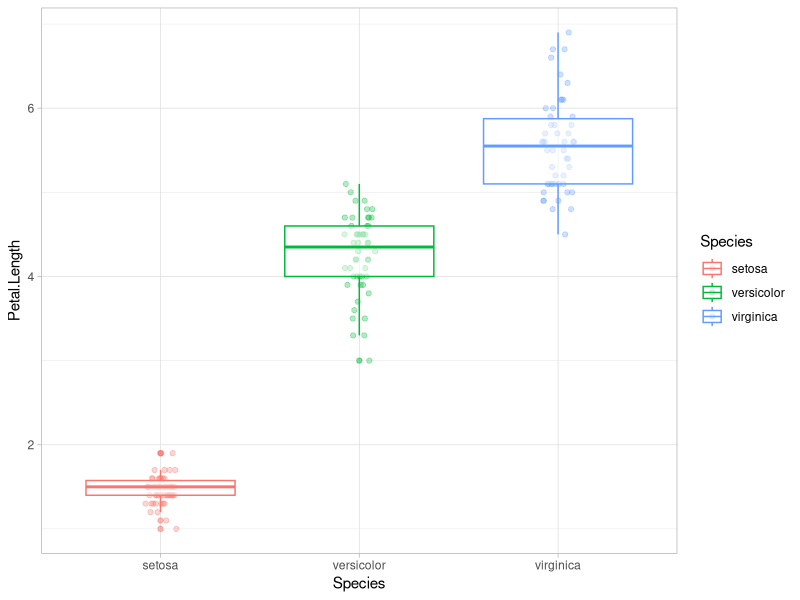
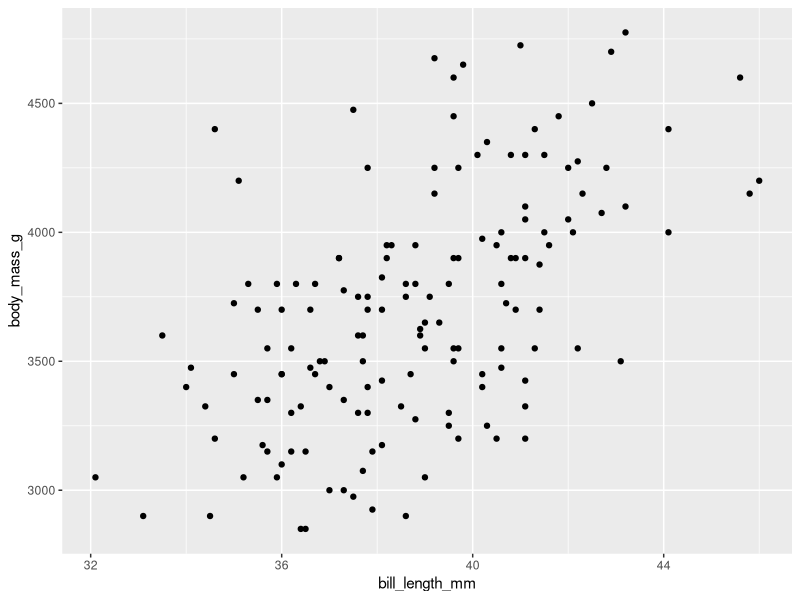
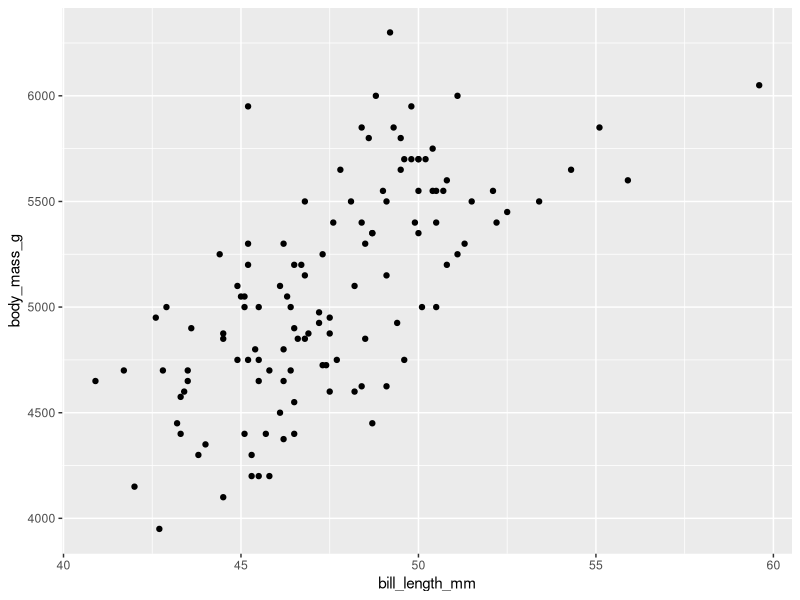
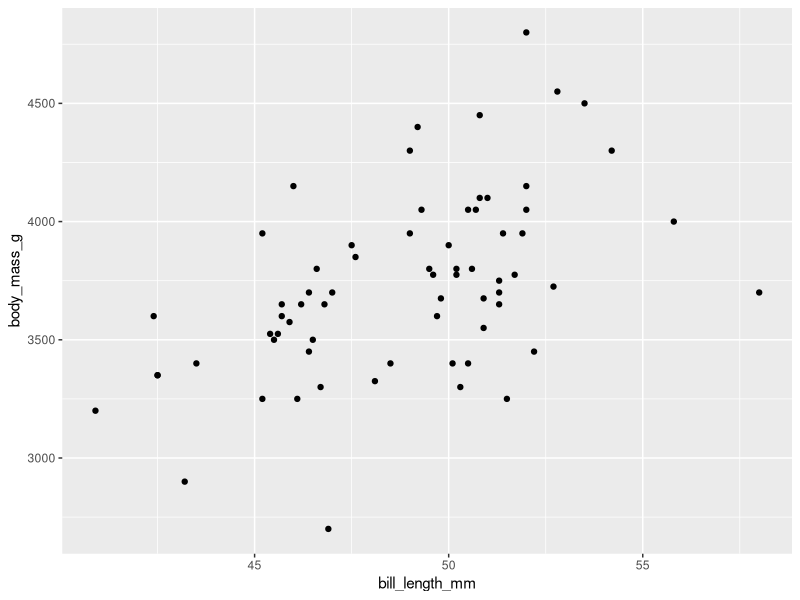

Reproduce these figures in R, in order.
## ---- chunk 1

# 1
10 * 3

# 2
misvalores <- 1901:2000

# 3
misvalores + 5

# 4
misvalores * misvalores

## ---- chunk 2

library(palmerpenguins)
library(tidyverse)

# 1
adelie <- penguins |> 
  filter(species == "Adelie") |> 
  arrange(flipper_length_mm)

# 2
adelie_subset <- adelie |> 
  select(island, contains("bill"))

# 3
adelie2 <- adelie |> 
  select(-species)
## ---- chunk 3

# 1
penguins |> 
  group_by(island) |> 
  summarise(n = n(),
    mean_flipper_length = mean(flipper_length_mm, na.rm = TRUE))

# 2
penguins |> 
  mutate(mass_by_length = body_mass_g / flipper_length_mm) |> 
  select(mass_by_length, everything())

## ---- chunk 4

dividirpor100 <- function(x) {
  x / 100
}

dividirpor100(30)

## ---- chunk 5

# R base
estandarizar <- function(x) {
  (x - mean(x, na.rm = TRUE)) / sd(x, na.rm = TRUE)
}

estandarizar(penguins$bill_length_mm)

# Tidyverse
estandarizar_tidy <- function(data, x) {
  ({{ x }} - mean({{ x }}, na.rm = TRUE)) / sd({{ x }}, na.rm = TRUE)
} 

penguins |> 
  mutate(st_bill_length = estandarizar(x = bill_length_mm)) |> 
  select(bill_length_mm, st_bill_length)

## ---- chunk 6

explorar_penguins <-
  function(var) {
    ggplot(penguins_num, aes(x = species, y = .data[[var]], color = sex)) +
      geom_point(position = position_jitterdodge(), alpha = 0.3) +
      geom_boxplot(alpha = 0.5) +
      scale_color_manual(values = c("turquoise", "goldenrod1")) +
      theme_light() +
      ylab(var)
  }

explorar_df <- function(datos, var, categoria, color) {
  ggplot(data = datos, aes(x = .data[[categoria]], y = .data[[var]], color = .data[[color]])) + 
    geom_point(position = position_jitterdodge(), alpha = 0.3) +
    geom_boxplot(alpha = 0.5) + 
    theme_light() + ylab(var)
}

explorar_df(datos = iris, # iris es un dataset cargado en RStudio por defecto
  var = "Petal.Length",
  categoria = "Species",
  color = "Species")

## ---- chunk 7

sum_10 <- function(x) {
  x + 10
}

map(1:4, sum_10)

## ---- chunk 8

map(penguins, \(x) mean(x))
map(penguins, \(x) mean(x, na.rm = T)) # opcion 1
map(penguins, mean, na.rm = T) # opcion 2

## ---- chunk 9

map_lgl(penguins, is.numeric)
penguins_num <- penguins[ , map_lgl(penguins, is.numeric)] 
map_dbl(penguins_num, median, na.rm = T)
map_chr(penguins, class)
map_int(penguins, \(x) length(unique(x)))
1:4 |> 
  map_vec(\(x) as.Date(ISOdate(x + 2024, 05, 13)))

## ---- chunk 10

penguins_list <- penguins |>
  group_split(species)

# asignamos nombres a las listas
names(penguins_list) <- c("p1", "p2", "p3")

# solucion al ejercicio
map2(penguins_list, names(penguins_list), \(x, y)
        mutate(x, nombre = y))

## ---- chunk 11

# primero eliminamos NA de bill_length_mm
penguins_nona <- penguins |> 
  drop_na(bill_length_mm)

penguins_nested <- penguins_nona |>
  group_by(species) |>
  nest() |> 
  mutate(
    lm_obj = map(data, \(df) lm(
      bill_length_mm ~ body_mass_g,
      data = df)),
    pred = map2(lm_obj, data,
                \(x, y) predict(x, y)),
    # solucion al ejercicio
    corr = map2_dbl(pred, data,
                    \(x, y) cor(x, y$bill_length_mm))
  )

# unnest()
penguins_nested |> 
  unnest(pred) |> 
  select(!c(data, lm_obj))

## ---- chunk 12

# ejercicio 9.1.1
penguins_list <- penguins |>
  group_split(species)

# asignamos nombres a las listas
names(penguins_list) <- c("p1", "p2", "p3")

# solucion al ejercicio
map2(penguins_list, names(penguins_list), \(x, y)
        mutate(x, nombre = y))

# ejercicio 9.2.1
pmap(list(penguins_list, names(penguins_list)), \(x, y)
     mutate(x, nombre = y))

## ---- chunk 13

penguins_nested <- penguins |>
  group_by(species) |>
  nest()

penguins_nested_str <- penguins_nested |> 
  mutate(path = str_glue("penguins_{species}.csv"))

penguins_nested_str

walk2(penguins_nested_str$data, penguins_nested_str$path, write_csv)

## ---- chunk 14

gg_penguins_bill_body <- function(data_df) {
  ggplot(aes(bill_length_mm, body_mass_g),
         data = data_df) +
    geom_point()
}

penguins_nested <- penguins |>
  group_by(species) |>
  nest() |> 
  mutate(
    gg_obj = map(data, \(df) gg_penguins_bill_body(
      data_df = df
    ))
  )

penguins_nested_str <- penguins_nested |> 
  mutate(path = str_glue("penguins_{species}.png"))

penguins_nested_str

pwalk(list(plot = penguins_nested_str$gg_obj, filename = penguins_nested_str$path), ggsave)

## ---- chunk 15

penguins |> 
  map(safely(log)) |> 
  transpose()

## ---- chunk 16
Sys.time()
sessionInfo()
